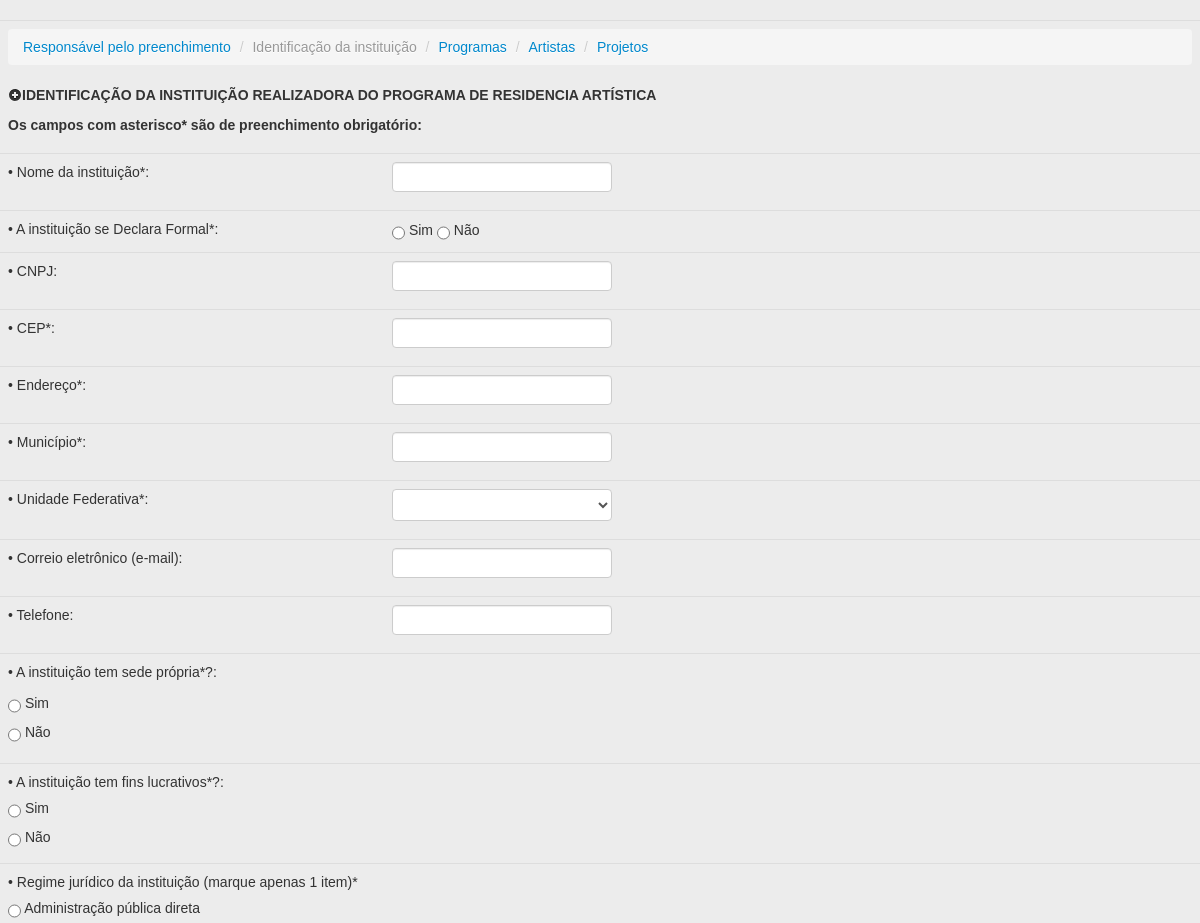
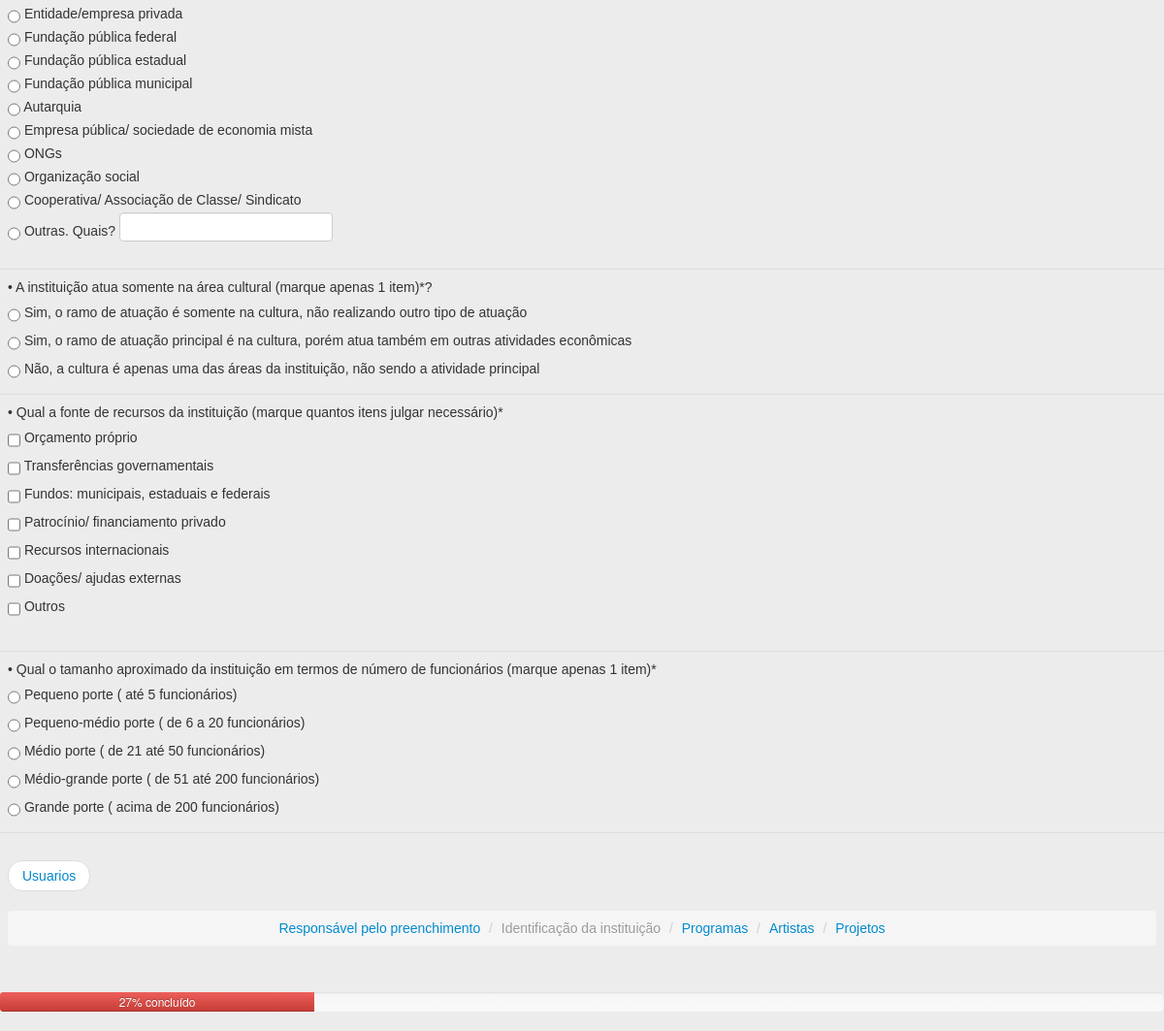
Page /admin/acessando/parteI.php?aces=grupotecelagem on the earlier database version (2 pictures, top to bottom).
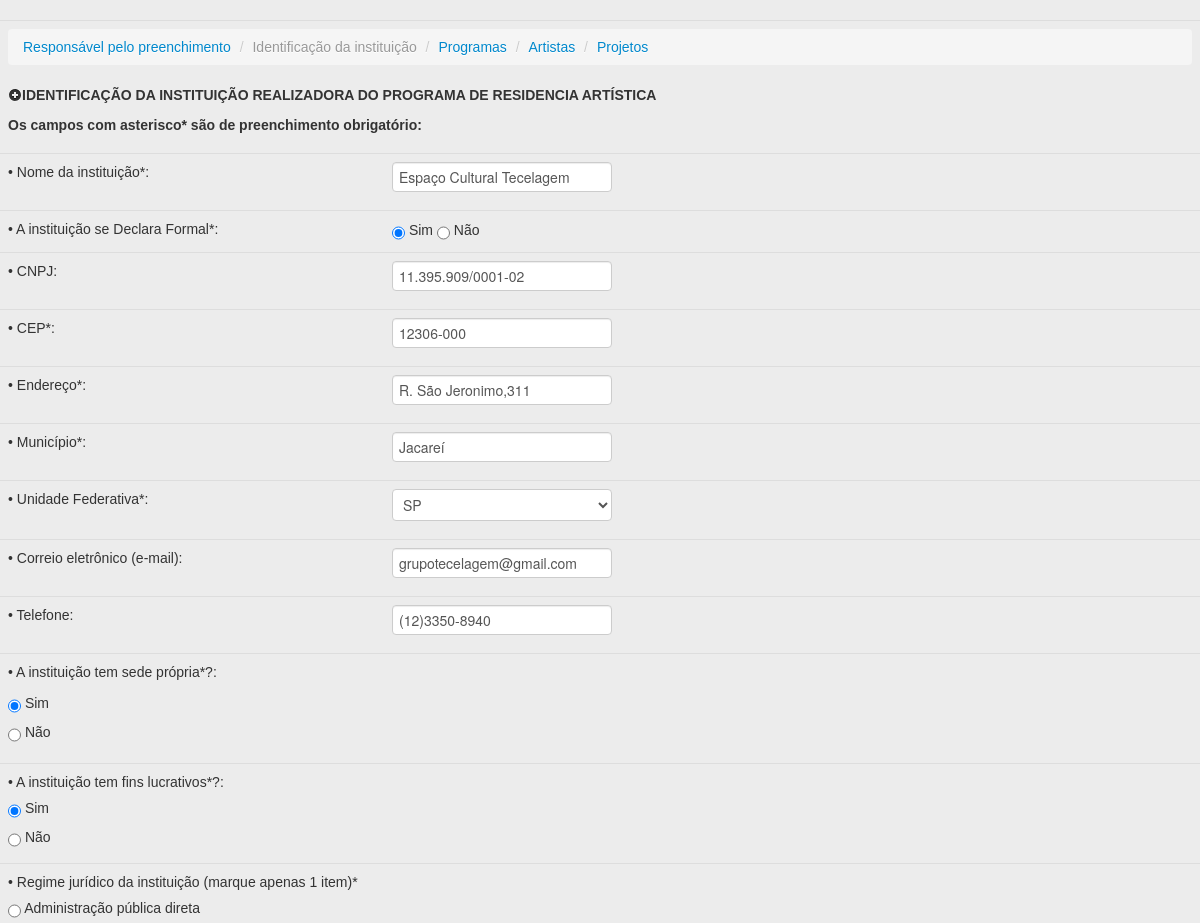
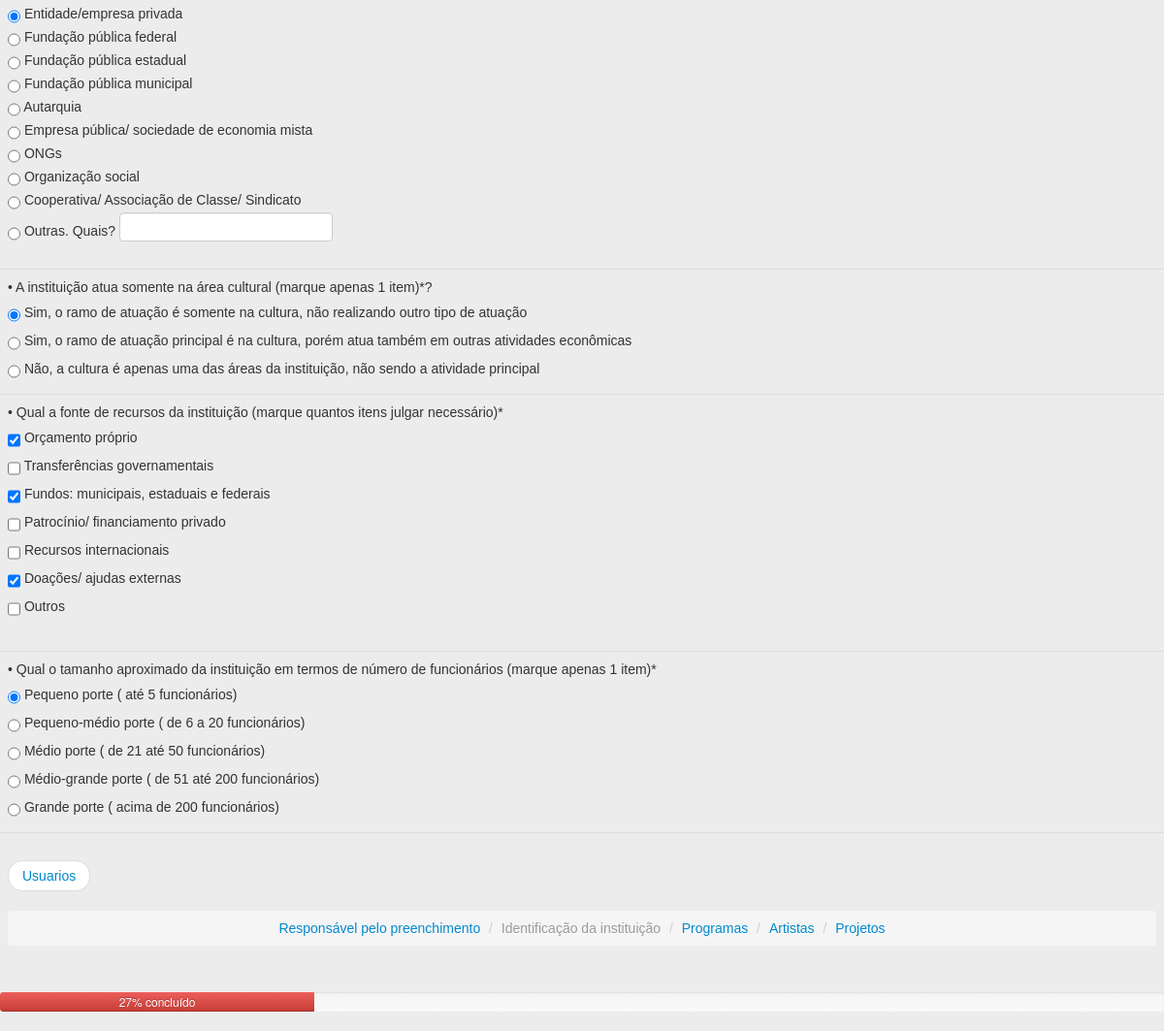
Same page on the later database version (2 pictures, top to bottom).
### tables this page shows
CREATE TABLE `mapeamentoparteI` (
  `idmapeamento` int(11) NOT NULL auto_increment,
  `nomeintituicao` varchar(45) NOT NULL,
  `cnpj` varchar(45) default NULL,
  `endereco` varchar(80) NOT NULL,
  `municipio` varchar(45) NOT NULL,
  `unidadefederativa` varchar(45) default NULL,
  `cep` varchar(18) NOT NULL,
  `telefone` varchar(45) default NULL,
  `email` varchar(58) default NULL,
  `usuario` varchar(45) NOT NULL,
  `preenchido` varchar(1) default NULL,
  `data` varchar(45) default NULL,
  `hora` char(45) default NULL,
  PRIMARY KEY  (`idmapeamento`,`usuario`),
  UNIQUE KEY `usuario_UNIQUE` (`usuario`)
);

### admin/acessando/parteI.php (the view, shortened to what this page needs)
<!DOCTYPE html PUBLIC "-//W3C//DTD XHTML 1.0 Transitional//EN" "http://www.w3.org/TR/xhtml1/DTD/xhtml1-transitional.dtd">
<html xmlns="http://www.w3.org/1999/xhtml">
<head>
  <head>
        <link href="../../css/bootstrap.min.css" rel="stylesheet" media="screen">
        <link href="../../css/barra.css" rel="stylesheet" type="text/css" />
	<?
	if(empty($_GET["aces"])) {
	}else{
	$Login = ($_GET["aces"]);
	}
	$sql = "select * from mapeamentoparteI  Where usuario= '$Login'";
    $Resultado = mysql_query($sql) or die("Erro: " . mysql_error());
     while ($array_exibir = mysql_fetch_array($Resultado)) {
        $txtNome = ($array_exibir['nomeintituicao']);
        $txtCnpj = ($array_exibir['cnpj']);
        $txtEndereco = ($array_exibir['endereco']);
        $txtMunicipio = ($array_exibir['municipio']);
        $txtCep = ($array_exibir['cep']);
        $txtTelefone = ($array_exibir['telefone']);
        $txtEmail = ($array_exibir['email']);
        $cmbUnidadeFederativa = ($array_exibir['unidadefederativa']);
    }
    ?>
    <? function getArray(&$Login){
    $sql = "select * from pesquisa Where usuario= '$Login' and parte ='1';";
    $Resultado = mysql_query($sql) or die("Erro: " . mysql_error());
    $i=0;
    $resposta = array();
    while ($array_exibir = mysql_fetch_array($Resultado)) {
        $resposta[$i] = ($array_exibir['respostas']);
        $i++;
    }
    return $resposta;
    }
    $meuArray = getArray($Login);
    ?>
	<? function getArray1(&$Login){
    $sql = "select * from pesquisaquais Where usuario= '$Login' and parte ='1';";
    $Resultado = mysql_query($sql) or die("Erro: " . mysql_error());
    $resposta1 = array();
    return $resposta1;
    }
    $meuArray1 = getArray1($Login);
    ?>
    <link rel="stylesheet" href="../../css/validationEngine.jquery.css" type="text/css"/>
	<link rel="stylesheet" href="../../css/template.css" type="text/css"/>
</head>
<body>
<form name="form1" id="form1" method="post"  action="sql/parteI.php">
  <table width="98%" align="center" class="table table-hover" cellpadding="2" cellspacing="2" style="font-family: Verdana, Geneva, sans-serif;">
  <tr>
  <td colspan="2">
		    <ul class="breadcrumb">
			  <li><a href="mapeamento.php?aces=<?php echo $Login;?>">Responsável pelo preenchimento</a> <span class="divider">/</span></li>
			  <li class="active"><a href="parteI.php?aces=<?php echo $Login;?>"></a>Identificação da instituição <span class="divider">/</span></li>
			  <li><a href="parteII.php?aces=<?php echo $Login;?>">Programas</a> <span class="divider">/</span></li>
			  <li><a href="parteIII.php?aces=<?php echo $Login;?>">Artistas</a> <span class="divider">/</span></li>
			  <li ><a href="parteIV.php?aces=<?php echo $Login;?>">Projetos</a></li>
			</ul>
  <h5><i class="icon-plus-sign"></i>IDENTIFICAÇÃO  DA INSTITUIÇÃO REALIZADORA DO PROGRAMA DE RESIDENCIA ARTÍSTICA </h5>
  <h5>Os campos  com asterisco* são de preenchimento obrigatório:</h5>
  </tr>
  <tr>
  <td width="32%"><label id=lblNomeInstituicao">• Nome da instituição*:</label>
  </td>
  <td width="68%">
  <input name="txtNome" id="idFrmNome" value="<?php echo $txtNome;?>" type="text" size="84" class="validate[required] text-input"/>
  </td>
  </tr>
  <tr>
    <td>
      <label>• A instituição se Declara Formal*: </label>
      </td>
    <td>
      <input type="radio" name="qtd0" id="qtd01" <? if(in_array("0a", $meuArray)){ echo "checked";}?>
      value="0a" class="validate[required] radio" />
      Sim</label>
      <input type="radio" id="qtd00" name="qtd0" onClick="javascript: textBoxClearSelecao('#qtd00', '#idopcaocnpj');" <? if(in_array("0b", $meuArray)){ echo "checked";}?>
      value="0b" class="validate[required] radio" />
      Não</label>
      </td>
  </tr>
  <tr>
    <td class="auto-style1"><label>• CNPJ:</label></td>
    <td class="auto-style1">
    <input name="txtCnpj" id="idopcaocnpj" maxlength="18" value="<?php echo $txtCnpj;?>" type="text" size="17"
    onkeypress="SoNumero();Mascara('cnpj', window.event.keyCode, 'document.form1.txtCnpj');" onclick="MarcarCheckBoxClique('#qtd01')"
    class="validate[condRequired[qtd01]]"/>
      </td>
  </tr>
  <tr>
    <td><label>• CEP*:</label>
      </td>
    <td>
      <input name="txtCep" id="idFrmCep" maxlength="10" value="<?php echo $txtCep;?>" type="text"
       onkeypress="SoNumero();Mascara('cep', window.event.keyCode, 'document.form1.txtCep');"
  class="validate[required] text-input"/>
      </td>
  </tr>
  <tr>
  <td>
  <label>• Endereço*:</label>
  </td>
  <td><input name="txtEndereco" "id="idFrmEndereco" value="<?php echo $txtEndereco;?>" type="text" size="84" class="validate[required] text-input"/>
  </td>
  </tr>
  <tr>
  <td>
  <label id="municipio">• Município*:</label>
  </td>
  <td>
  <input name="txtMunicipio" id="ifFrmMunicipio" value="<?php echo $txtMunicipio;?>" type="text"
   size="50" class="validate[required] text-input"/>
  </td>
  </tr>
  <tr>
  <td>
  <label>• Unidade Federativa*:</label>
  </td>
  <td>
  <select name="cmbUnidadeFederativa" size="1" id="idcmbUnidadeFederativa">
  <option value='<? echo $cmbUnidadeFederativa?>'><? echo $cmbUnidadeFederativa?></option>
  <option value="AC">AC</option>
  </select>
  </td>
  </tr>
  <tr>
  <td><label>• Correio eletrônico (e-mail):</label></td>
  <td>
  <input name="txtEmail" id="idEmail" value="<?php echo $txtEmail;?>" type="text" size="80"
  class="validate[custom[email]] text-input"/>
  </td>
  </tr>
  <tr>
  <td height="26"><label>• Telefone: </label></td>
  <td>
  <input name="txtTelefone" maxlength="14" value="<?php echo $txtTelefone;?>" type="text"
  onKeyPress="SoNumero();Mascara('telefone', window.event.keyCode, 'document.form1.txtTelefone');"/>
  </td>
  <tr>
  <td colspan="2" align="left" class="formu2">
  <p>
  <label>• A instituição tem sede própria*?:</label>
  </p>
  <p>
  <label>
<input type="radio" name="qtd1" <? if(in_array("1a",$meuArray)){echo "checked";}?>  value="1a" class="validate[required] radio" />
Sim</label>
  <label>
  <input type="radio" name="qtd1" <? if(in_array("1b", $meuArray)){ echo "checked";}?> value="1b" class="validate[required] radio" />
  Não</label>
  </p>
  </td>
  </tr>
  <tr>
  <td colspan="2" align="left" class="formu2">
  <label>• A instituição tem fins lucrativos*?:</label>
  <label>
  <input type="radio" name="qtd2" <? if(in_array("2a", $meuArray)){ echo "checked";}?> value="2a" class="validate[required] radio" />
  Sim</label>
  <label>
  <input type="radio" name="qtd2" <? if(in_array("2b", $meuArray)){ echo "checked";}?> value="2b" class="validate[required] radio" />
  Não</label>
  </td>
  </tr>
  <tr>
  <td colspan="2" align="left" class="formu2">
  <label>• Regime jurídico da instituição (marque apenas 1 item)*</label>
  <p>
  <label>
  <input type="radio" name="qtd3" <? if(in_array("3a", $meuArray)){ echo "checked";}?> value="3a" class="validate[required] radio" />
  Administração pública direta</label>
  <input type="radio" name="qtd3" <? if(in_array("3b", $meuArray)){ echo "checked";}?> value="3b" class="validate[required] radio" />
  Entidade/empresa privada</label>
  <br/>
  <input type="radio" name="qtd3" <? if(in_array("3c", $meuArray)){ echo "checked";}?> value="3c" class="validate[required] radio" />
  Fundação pública federal</label>
  <br/>
  <input type="radio" name="qtd3" <? if(in_array("3d", $meuArray)){ echo "checked";}?> value="3d" class="validate[required] radio" />
  Fundação pública estadual</label>
  <br/>
  <input type="radio" name="qtd3" <? if(in_array("3e", $meuArray)){ echo "checked";}?> value="3e" class="validate[required] radio" />
  Fundação pública municipal</label>
  <br/>
  <input type="radio" name="qtd3" <? if(in_array("3f", $meuArray)){ echo "checked";}?> value="3f" class="validate[required] radio" />
  Autarquia</label>
  <br/>
  <input type="radio" name="qtd3" <? if(in_array("3g", $meuArray)){ echo "checked";}?> value="3g" class="validate[required] radio" />
  Empresa pública/ sociedade de economia mista</label>
  <br/>
  <input type="radio" name="qtd3" <? if(in_array("3h", $meuArray)){ echo "checked";}?> value="3h" class="validate[required] radio" />
  ONGs</label>
  <br/>
  <input type="radio" name="qtd3" <? if(in_array("3i", $meuArray)){ echo "checked";}?> value="3i" class="validate[required] radio" />
  Organização social</label>
  <br/>
  <input type="radio" name="qtd3" <? if(in_array("3j", $meuArray)){ echo "checked";}?> value="3j" class="validate[required] radio" />
  Cooperativa/ Associação de Classe/ Sindicato</label>
  <br/>
  <input type="radio" name="qtd3" <? if(in_array("3k", $meuArray)){ echo "checked";}?>
  value="3k" id="qtd3quais1" class="validate[required] radio" />
  Outras. Quais?</label>
  <input name="qtd3quais" type="text" id="qtd3quais"  class="validate[optional,minSize[2]]" value="<?php echo $meuArray1['qtd3'];?>" />
  <br/>
  </p>
  </td>
  </tr>
  <br/>
  <tr>
  <td colspan="2" align="left" class="formu2">
  <div align="left">
  <label>• A instituição atua somente na área cultural (marque apenas 1 item)*?</label>
  <label>
  <input type="radio" name="qtd4" <? if(in_array("4a", $meuArray)){ echo "checked";}?> value="4a" class="validate[required] radio" />
  Sim, o ramo de atuação é somente na cultura, não realizando outro tipo de atuação</label>
  <label>
  <input type="radio" name="qtd4" <? if(in_array("4b", $meuArray)){ echo "checked";}?> value="4b" class="validate[required] radio" />
  Sim, o ramo de atuação principal é na cultura, porém atua também em outras atividades econômicas</label>
  <label>
  <input type="radio" name="qtd4" <? if(in_array("4c", $meuArray)){ echo "checked";}?> value="4c" class="validate[required] radio" />
  Não, a cultura é apenas uma das áreas da instituição, não sendo a atividade principal </label>
  </div>
  </td>
  </tr>
  <tr>
  <td colspan="2" align="left" class="formu2">
  <div align="left">
  <label>• Qual a fonte de recursos da instituição (marque quantos itens julgar necessário)*</label>
  <label><input name="qtd5[]" type="checkbox" value="5a" <? if (in_array("5a", $meuArray)){ echo "checked";}?>
  class="validate[minCheckbox[1]] checkbox"/>
  Orçamento próprio</label>
  <label><input name="qtd5[]" type="checkbox" value="5b" <? if(in_array("5b", $meuArray)){ echo "checked";}?> class="validate[minCheckbox[1]] checkbox"/>
  Transferências governamentais </label>
  <label>
  <input name="qtd5[]" type="checkbox" value="5c" <? if(in_array("5c", $meuArray)){ echo "checked";}?> class="validate[minCheckbox[1]] checkbox"/>
    Fundos: municipais, estaduais e federais </label>
  <label>
  <input name="qtd5[]" type="checkbox" value="5d" <? if(in_array("5d", $meuArray)){ echo "checked";}?> class="validate[minCheckbox[1]] checkbox"/>
    Patrocínio/ financiamento privado </label>
  <label>
  <input name="qtd5[]" type="checkbox" value="5e" <? if(in_array("5e", $meuArray)){ echo "checked";}?> class="validate[minCheckbox[1]] checkbox"/>
    Recursos internacionais </label>
  <label>
  <input name="qtd5[]" type="checkbox" value="5f" <? if(in_array("5f", $meuArray)){ echo "checked";}?> class="validate[minCheckbox[1]] checkbox"/>
    Doações/ ajudas externas </label>
  <label>
  <input name="qtd5[]" type="checkbox" value="5g" <? if(in_array("5g", $meuArray)){ echo "checked";}?> class="validate[minCheckbox[1]] checkbox"/>
    Outros </label>
  <br/>
  </div>
  </td>
  </tr>
  <tr>
  <td colspan="2" align="left" class="formu2">
  <div align="left">
  <label> •	Qual o tamanho aproximado da instituição em termos de número de funcionários (marque apenas 1 item)*</label>
  <label>
  <input type="radio" name="qtd6" <? if(in_array("6a", $meuArray)){ echo "checked";}?> value="6a" class="validate[required] radio" />
  Pequeno porte ( até 5 funcionários)</label>
  <label>
  <input type="radio" name="qtd6" <? if(in_array("6b", $meuArray)){ echo "checked";}?> value="6b" class="validate[required] radio" />
  Pequeno-médio porte ( de 6 a 20 funcionários)</label>
  <label>
  <input type="radio" name="qtd6" <? if(in_array("6c", $meuArray)){ echo "checked";}?> value="6c" class="validate[required] radio" />
  Médio porte ( de 21 até 50 funcionários)</label>
  <label>
  <input type="radio" name="qtd6" <? if(in_array("6d", $meuArray)){ echo "checked";}?> value="6d" class="validate[required] radio" />
  Médio-grande porte ( de 51 até 200 funcionários)</label>
  <label>
  <input type="radio" name="qtd6" <? if(in_array("6e", $meuArray)){ echo "checked";}?> value="6e" class="validate[required] radio" />
  Grande porte ( acima de 200 funcionários)</label>
  </div>
  </td>
  </tr>
  <tr>
  <td colspan="2" align="center" class="formu2">
          <div align="center">
		 <ul class="pager">
		  <li class="previous">
			<a href="../usuarios.php">Usuarios</a>
		  </li>
 		 </ul>
		    <ul class="breadcrumb">
			  <li><a href="mapeamento.php?aces=<?php echo $Login;?>">Responsável pelo preenchimento</a> <span class="divider">/</span></li>
			  <li class="active"><a href="parteI.php?aces=<?php echo $Login;?>"></a>Identificação da instituição <span class="divider">/</span></li>
			  <li><a href="parteII.php?aces=<?php echo $Login;?>">Programas</a> <span class="divider">/</span></li>
			  <li><a href="parteIII.php?aces=<?php echo $Login;?>">Artistas</a> <span class="divider">/</span></li>
			  <li ><a href="parteIV.php?aces=<?php echo $Login;?>">Projetos</a></li>
			</ul>
			</div>
  </td>
  </tr>
  </table>
         <div class="progress progress-danger">
          <div class="bar" style="width: 27%;">27% concluído</div>
        </div>
</form>
</body>
</html>

### css/template.css (style rules this page uses)
body { background: #ececec; }

### admin/acessando/parteI.php (style rules this page uses)
.auto-style1 { height: 31px; }

Differences in the rows shown:
added mapeamentopartei: txtNome "Espaço Cultural Tecelagem", txtCnpj "11.395.909/0001-02", txtCep "12306-000", txtEndereco "R. São Jeronimo,311", txtMunicipio "Jacareí", cmbUnidadeFederativa "SP", txtEmail "grupotecelagem@gmail.com", txtTelefone "(12)3350-8940"
Other differences:
form field qtd0: "☐" → "☑"
form field qtd1: "☐ Sim" → "☑ Sim"
form field qtd2: "☐ Sim" → "☑ Sim"
form field qtd3: "☐" → "☑"
form field qtd4: "☐ Sim, o ramo de atuação é somen" → "☑ Sim, o ramo de atuação é somen"
form field value: "☐" → "☑"
form field qtd6: "☐ Pequeno porte ( até 5 funcioná" → "☑ Pequeno porte ( até 5 funcioná"
